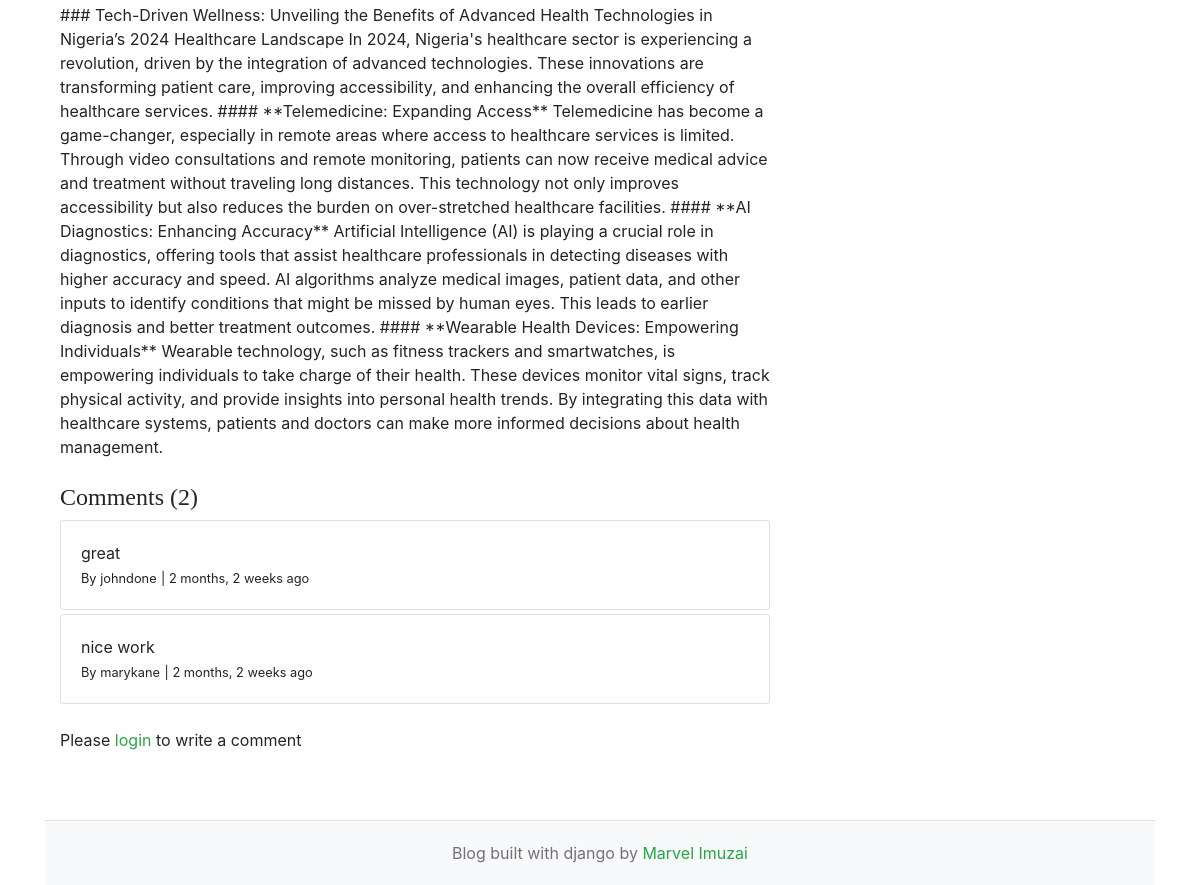
The page /blogs/tech-driven-wellness-unveiling-the-benefits-of-advanced-health-technologies/ (lower part) on the database as committed earlier.
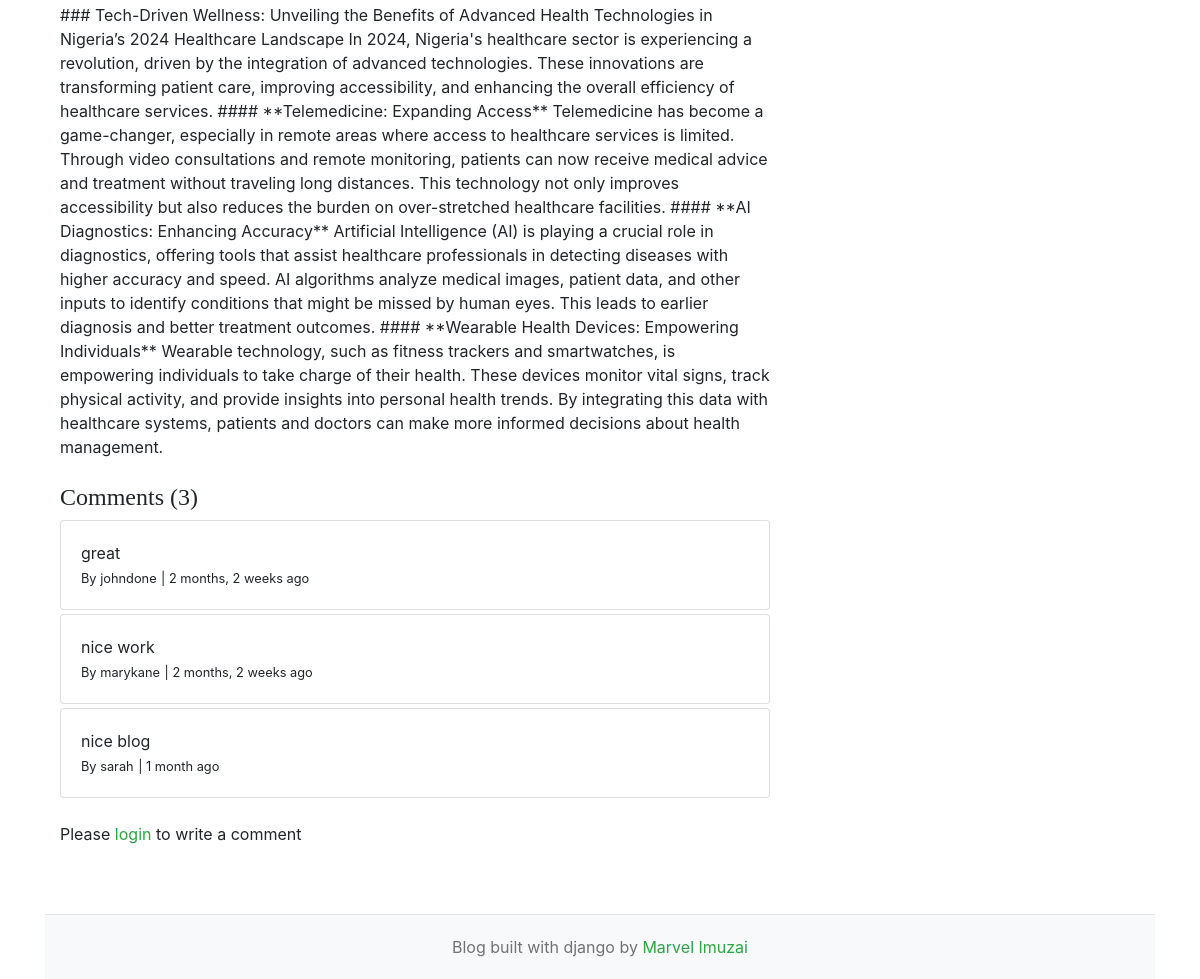
The same page on the database as committed later.
### blogs/models.py (models this page shows)
class Comment(models.Model):
    user = models.ForeignKey(User, on_delete=models.CASCADE)
    blog = models.ForeignKey(Blog, on_delete=models.CASCADE)
    comment = models.TextField(max_length=250)
    created_at = models.DateTimeField(auto_now_add=True)
    updated_at = models.DateTimeField(auto_now=True)
    def __str__(self) -> str:
        return self.comment

### blogs/views.py (the view, shortened to what this page needs)
# urls.py: path("blogs/<slug:slug>/", BlogsView.blogs, name="blogs"),
def blogs(request, slug):
    single_blog = get_object_or_404(Blog, slug=slug, status="Published")
    comments = Comment.objects.filter(blog=single_blog)
    comment_count = comments.count()
    context = {
        "single_blog" : single_blog,
        "comments" : comments,
        "comment_count" : comment_count
    }
    return render(request, "blogs.html", context)

### blogs/context_processors.py (called while the page is built)
def get_categories(request):
    categories = Category.objects.all()
    return dict(categories=categories)

def get_social_links(request):
    social_links = SocialLink.objects.all()
    return dict(social_links=social_links)

### blogs/models.py (called while the page is built)
    def __str__(self) -> str:
        return self.category_name

### templates/blogs.html (shortened to what this page needs)
{% extends "base.html" %}
{% block content %}
<div class="container mt-5">
    <div class="row">
        <div class="col-lg-8">
            <article>
                <section class="mb-5">
                    <p class="fs-5 mb-4">{{single_blog.blog_body}}</p>
                    <h4> Comments ({{comment_count}}) </h4>
                    {% if comments %}
                        {% for comment in comments %}
                            <div class="card mt-1">
                                <div class="card-body">
                                    <p class="card-text mb-0">{{comment}}</p>
                                    <span>
                                        <small>By {{comment.user}}</small>
                                        <small>| {{comment.created_at | timesince}} ago</small>
                                    </span>
                                </div>
                            </div>
                        {% endfor %}
                    {% else %}
                    No comments yet
                    {% endif %}
                    <br>
                    <div class="form-group">
                        {% if user.is_authenticated %}
                        <form action="" method="POSt">
                            {% csrf_token %}
                            <div class="form-group">
                                <textarea name="comment" class="form-control" placeholder="Write your comment"></textarea>
                                <input type="submit" value="submit" class="btn btn-success mt-2">
                            </div>
                        </form>
                        {% else %}
                        <p>Please <span><a href="{% url "login" %}" class="text-success">login</a></span> to write a comment</p>
                        {% endif %}
                    </div>
                    </section>
            </article>
        </div>
        <div class="col-lg-4">
        </div>
    </div>
</div>
{% endblock %}

Rows that differ between the two databases and show on the page:
added Comment: comment "nice blog", user "sarah", created_at "1 month"
Other text that changed with them:
{{ comment_count }}: "2" → "3"
